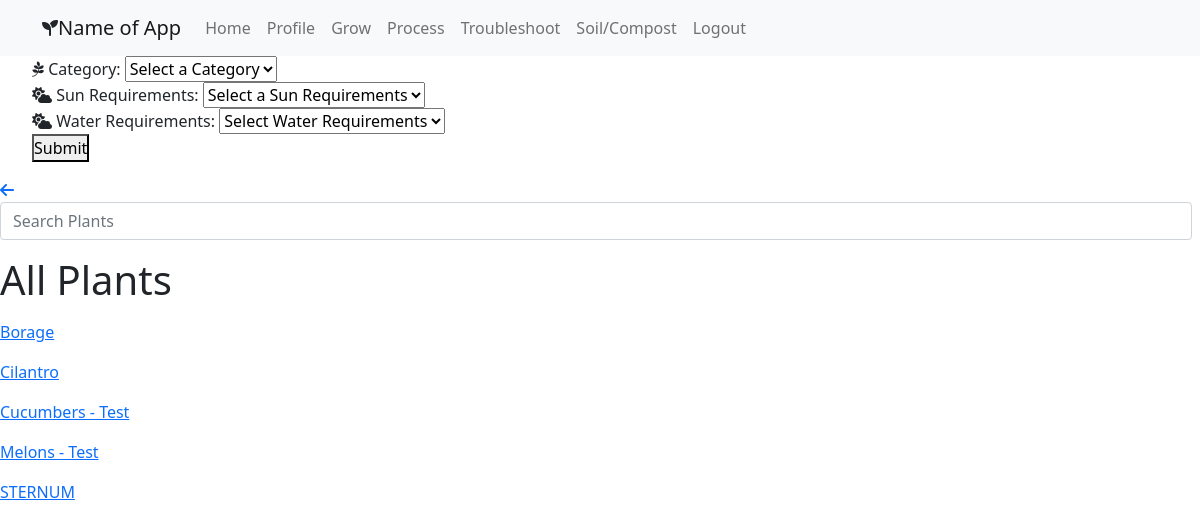
Screenshot of /grow/all_plants with the database file from the repository.
### portfolio/models.py (models this page shows, shortened)
class Plant(models.Model):
    users_like = models.ManyToManyField(User, related_name = "plants_liked")
    category = models.CharField(max_length = 45)
    name = models.CharField(max_length = 45)
    plant_pic = models.ImageField(upload_to=None, height_field=None, width_field=None, max_length=100, blank=True, null=True)
    latin_name = models.CharField(max_length = 45, null=True)
    family=models.CharField(max_length = 45, null=True)
    transplant_or_ds = models.CharField(max_length = 255, null=True)
    start = models.CharField(max_length = 255, null=True)
    succession_planting = models.TextField(null = True)
    spacing = models.CharField(max_length = 45, null=True)
    height_width = models.CharField(max_length = 45, null=True)
    companion_plants = models.TextField(null = True)
    dont_plant_near = models.TextField(null = True)
    sun = models.CharField(max_length = 45, null=True)
    water = models.CharField(max_length = 255, null=True)
    pH = models.CharField(max_length = 45, null=True)
    soil_reqs = models.TextField(null = True)
    pruning = models.TextField(null = True)
    days_to_harvest = models.CharField(max_length = 45, null=True)
    harvesting = models.TextField(null = True)
    common_pests = models.TextField(null = True)
    medicinal_props = models.TextField(null = True)
    edibility = models.TextField(null = True)
    other_uses = models.TextField(null = True)
    specific_notes = models.TextField(null = True)
    created_at = models.DateTimeField(auto_now_add=True)
    updated_at = models.DateTimeField(auto_now=True)
    objects = PlantManager()

### portfolio/views.py (the view)
# urls.py: path('grow/all_plants', views.all_plants),
def all_plants(request):
    context={
        'all_plants': Plant.objects.all().order_by('name')
    }
    return render(request, 'all_plants.html', context)

### portfolio/templates/all_plants.html (shortened to what this page needs)
<!DOCTYPE html>
<html lang="en">
<head>
    <link href="https://cdn.jsdelivr.net/npm/bootstrap@5.0.0-beta3/dist/css/bootstrap.min.css" rel="stylesheet"
>
    <link rel="stylesheet" href="https://cdn.jsdelivr.net/npm/bootstrap-icons@1.4.1/font/bootstrap-icons.css">
    {% load static %}
    <link rel="stylesheet" href="{% static 'css/styles.css' %}">
</head>
<body>
    <nav class="navbar navbar-expand-lg navbar-light bg-light sticky-top">
        <div class="container">
            <i class="fas fa-seedling"></i><a class="navbar-brand" href="/home"> Name of App</a>
            <div class="collapse navbar-collapse" id="navbarNavAltMarkup">
                <div class="navbar-nav">
                    <a class="nav-item nav-link" href="/home">Home</a>
                    <a class="nav-item nav-link" href="/profile/{{current_user.id}}">Profile</a>
                    <a class="nav-item nav-link" href="/grow">Grow</a>
                    <a class="nav-item nav-link" href="/process">Process</a>
                    <a class="nav-item nav-link" href="#">Troubleshoot</a>
                    <a class="nav-item nav-link" href="/soil">Soil/Compost</a>
                    <a class="nav-item nav-link" href="/logout">Logout</a>
                </div>
            </div>
        </div>
    </nav>
<div id="whole_wrap">
    <div id="wrap_sidebar">
        <ul class="sidebar-nav">
            <form action="/plant/filter_all_plants" method="POST">
                <li><i class="fab fa-pagelines"></i>
                    <label class="label" id="category">Category:</label>
                    <select name="category" class="dropdown-content">
                        <option disabled selected>Select a Category</option>
                    </select>
                </li>
                <li><i class="fas fa-cloud-sun"></i>
                    <label class="label">Sun Requirements:</label>
                    <select name="sun_reqs" class="dropdown-content">
                        <option disabled selected>Select a Sun Requirements</option>
                    </select>
                </li>
                <li><i class="fas fa-cloud-sun"></i>
                    <label class="label">Water Requirements:</label>
                    <select name="water_reqs" class="dropdown-content">
                        <option disabled selected>Select Water Requirements</option>
                    </select>
                </li>
                <li>
                    <button type="submit" name="filter_submit" class="filter_submit">Submit</button>
                </li>
            </form>
        </ul>
    </div>
</div>
    <a href="javascript:history.back()"><i class="fas fa-arrow-left"></i></a>
    <form class="d-flex" id="plant_search" method="POST">
        <input class="form-control me-2" id="searchbar" type="text" name="search" placeholder="Search Plants">
    </form>
    <h1>All Plants</h1>
    {% for plant in all_plants %}
    <a href="/grow/details/{{plant.id}}">
        <p>{{plant.name}}</p>
    </a>
    {% endfor %}
</body>
</html>

### portfolio/static/css/styles.css (style rules this page uses)
* { margin: 0; padding: 0; }
ul { list-style: none; }

### rows the page displays
Plant: name "Borage"
Plant: name "Cilantro"
Plant: name "Cucumbers - Test"
Plant: name "Melons - Test"
Plant: name "STERNUM"
